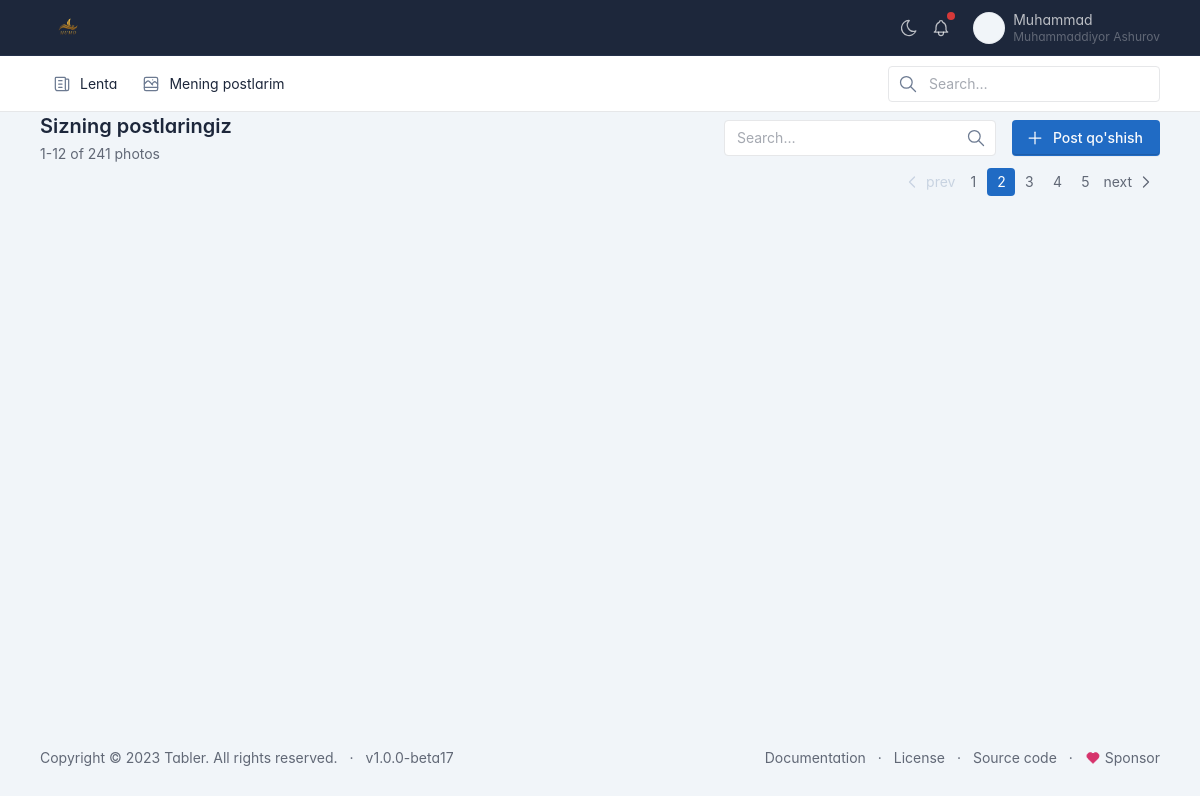
Screenshot of /my_posts/ (signed in) with the database file from the repository.
### accounts/models.py (models this page shows, shortened)
class User(AbstractUser):
    avatar = models.ImageField(upload_to='users/avatars/', null=True, blank=True, verbose_name="Profil rasmi")
    birthday = models.DateField("Tug'ilgan sana", null=True)
    phone = models.CharField("Telefon raqam", max_length=13, null=True)
    class Meta:
        verbose_name = "Foydalanuvchi"
        verbose_name_plural = "Foydalanuvchilar"

### posts/views.py (the view)
# urls.py: path("my_posts/", UserPostView.as_view(), name='my_posts'),
class UserPostView(ListView):
    template_name = "user_posts.html"
    model = Post
    def get_queryset(self):
        posts = Post.objects.filter(is_archive=False, author=self.request.user)
        return posts
    def get_context_data(self, **kwargs):
        context = super().get_context_data(**kwargs)
        context["form"] = PostCreateForm()
        return context

### posts/forms.py
class PostCreateForm(forms.ModelForm):
    class Meta:
        model = Post
        fields = [
            "image",
            "description",
        ]
        widgets = {
            "image": forms.FileInput(
                attrs={"class": "form-control"}
            ),
            "description": forms.Textarea(
                attrs={"class": "form-control"}
            )
        }

### posts/templates/user_posts.html (shortened to what this page needs)
{% extends 'base.html' %}
{% block content %}
<div class="container-xl">
    <div class="row g-2 align-items-center">
        <div class="col">
            <h2 class="page-title">
                Sizning postlaringiz
            </h2>
            <div class="text-muted mt-1">1-12 of 241 photos</div>
        </div>
        <div class="col-auto ms-auto d-print-none">
            <div class="d-flex">
                <div class="me-3">
                    <div class="input-icon">
                        <input type="text" value="" class="form-control" placeholder="Search…">
                        <span class="input-icon-addon">
                      </span>
                    </div>
                </div>
                <a href="#" class="btn btn-primary" data-bs-toggle="modal" data-bs-target="#modal-report">
                    <svg xmlns="http://www.w3.org/2000/svg" class="icon" width="24" height="24" viewBox="0 0 24 24"
                         stroke-width="2" stroke="currentColor" fill="none" stroke-linecap="round"
                         stroke-linejoin="round">
                        <path stroke="none" d="M0 0h24v24H0z" fill="none"/>
                        <path d="M12 5l0 14"/>
                        <path d="M5 12l14 0"/>
                    </svg>
                    Post qo'shish
                </a>
            </div>
        </div>
    </div>
</div>
<div class="page-body">
    <div class="container-xl">
        <div class="d-flex">
            <ul class="pagination ms-auto">
                <li class="page-item disabled">
                    <a class="page-link" href="#" tabindex="-1" aria-disabled="true">
                        <svg xmlns="http://www.w3.org/2000/svg" class="icon" width="24" height="24" viewBox="0 0 24 24"
                             stroke-width="2" stroke="currentColor" fill="none" stroke-linecap="round"
                             stroke-linejoin="round">
                            <path stroke="none" d="M0 0h24v24H0z" fill="none"/>
                            <path d="M15 6l-6 6l6 6"/>
                        </svg>
                        prev
                    </a>
                </li>
                <li class="page-item"><a class="page-link" href="#">1</a></li>
                <li class="page-item active"><a class="page-link" href="#">2</a></li>
                <li class="page-item"><a class="page-link" href="#">3</a></li>
                <li class="page-item"><a class="page-link" href="#">4</a></li>
                <li class="page-item"><a class="page-link" href="#">5</a></li>
                <li class="page-item">
                    <a class="page-link" href="#">
                        next
                        <svg xmlns="http://www.w3.org/2000/svg" class="icon" width="24" height="24" viewBox="0 0 24 24"
                             stroke-width="2" stroke="currentColor" fill="none" stroke-linecap="round"
                             stroke-linejoin="round">
                            <path stroke="none" d="M0 0h24v24H0z" fill="none"/>
                            <path d="M9 6l6 6l-6 6"/>
                        </svg>
                    </a>
                </li>
            </ul>
        </div>
    </div>
</div>
{% endblock %}

### posts/templates/base.html (shortened to what this page needs)
<!doctype html>
<html lang="en">
<head>
    {% load static %}
    <link href="{% static 'css/tabler.min.css' %}" rel="stylesheet"/>
    <link href="{% static 'css/tabler-flags.min.css' %}" rel="stylesheet"/>
    <link href="{% static 'css/tabler-payments.min.css' %}" rel="stylesheet"/>
    <link href="{% static 'css/tabler-vendors.min.css' %}" rel="stylesheet"/>
    <link href="{% static 'css/demo.min.css' %}" rel="stylesheet"/>
</head>
<body>
<div class="page">
    <header class="navbar navbar-expand-md navbar-dark d-print-none">
        <div class="container-xl">
            <h1 class="navbar-brand navbar-brand-autodark d-none-navbar-horizontal pe-0 pe-md-3">
                <a href="{% url 'index' %}">
                    <img src="/static/img/icons/Logo_white.webp" width="110" height="32" alt="HumoGram"
                         class="navbar-brand-image">
                </a>
            </h1>
            <div class="navbar-nav flex-row order-md-last">
                <div class="d-none d-md-flex">
                    <a href="?theme=dark" class="nav-link px-0 hide-theme-dark" title="Enable dark mode"
                       data-bs-toggle="tooltip" data-bs-placement="bottom">
                    </a>
                    <div class="nav-item dropdown d-none d-md-flex me-3">
                        <a href="#" class="nav-link px-0" data-bs-toggle="dropdown" tabindex="-1"
                           aria-label="Show notifications">
                            <span class="badge bg-red"></span>
                        </a>
                    </div>
                </div>
                {% if request.user.is_authenticated %}
                <div class="nav-item dropdown">
                    <a href="#" class="nav-link d-flex lh-1 text-reset p-0" data-bs-toggle="dropdown"
                       aria-label="Open user menu">
                        {% if request.user.avatar %}
                        <span class="avatar avatar-sm"
                              style="background-image: url({{ request.user.avatar.url }}); border-radius: 50%"></span>
                        {% else %}
                        <span class="avatar avatar-sm"
                              style="background-image: url(/static/img/icons/default.jpg); border-radius: 50%"></span>
                        {% endif %}
                        <div class="d-none d-xl-block ps-2">
                            <div>{{ request.user.username }}</div>
                            <div class="mt-1 small text-muted">
                                {{ request.user.first_name }}
                                {{ request.user.last_name }}
                            </div>
                        </div>
                    </a>
                </div>
                {% else %}
                <div class="nav-item">
                    <a href="{% url 'sign_in' %}">Kirish</a>
                    <a href="{% url 'register' %}">Registratsiya</a>
                </div>
                {% endif %}
            </div>
        </div>
    </header>
    <div class="navbar-expand-md">
        <div class="collapse navbar-collapse" id="navbar-menu">
            <div class="navbar navbar-light">
                <div class="container-xl">
                    <ul class="navbar-nav">
                        <li class="nav-item">
                            <a class="nav-link" href="{% url 'index' %}">
                            <span class="nav-link-icon d-md-none d-lg-inline-block">
                                </span>
                                <span class="nav-link-title">
                                Lenta
                                </span>
                            </a>
                        </li>
                        <li class="nav-item">
                            <a class="nav-link" href="{% url 'my_posts' %}">
                            <span class="nav-link-icon d-md-none d-lg-inline-block">
                                </span>
                                <span class="nav-link-title">
                                Mening postlarim
                                </span>
                            </a>
                        </li>
                    </ul>
                    <div class="my-2 my-md-0 flex-grow-1 flex-md-grow-0 order-first order-md-last">
                        <form action="./" method="get" autocomplete="off" novalidate>
                            <div class="input-icon">
                    <span class="input-icon-addon">
                    </span>
                                <input type="text" value="" class="form-control" placeholder="Search…"
                                       aria-label="Search in website">
                            </div>
                        </form>
                    </div>
                </div>
            </div>
        </div>
    </div>
    <div class="page-wrapper">
        {% block content %}
        {% endblock %}
        <footer class="footer footer-transparent d-print-none">
            <div class="container-xl">
                <div class="row text-center align-items-center flex-row-reverse">
                    <div class="col-lg-auto ms-lg-auto">
                        <ul class="list-inline list-inline-dots mb-0">
                            <li class="list-inline-item"><a href="./docs/" class="link-secondary">Documentation</a></li>
                            <li class="list-inline-item"><a href="./license.html" class="link-secondary">License</a>
                            </li>
                            <li class="list-inline-item"><a href="https://github.com/tabler/tabler" target="_blank"
                                                            class="link-secondary" rel="noopener">Source code</a></li>
                            <li class="list-inline-item">
                                <a href="https://github.com/sponsors/codecalm" target="_blank" class="link-secondary"
                                   rel="noopener">
                                    Sponsor
                                </a>
                            </li>
                        </ul>
                    </div>
                    <div class="col-12 col-lg-auto mt-3 mt-lg-0">
                        <ul class="list-inline list-inline-dots mb-0">
                            <li class="list-inline-item">
                                Copyright &copy; 2023
                                <a href="." class="link-secondary">Tabler</a>.
                                All rights reserved.
                            </li>
                            <li class="list-inline-item">
                                <a href="./changelog.html" class="link-secondary" rel="noopener">
                                    v1.0.0-beta17
                                </a>
                            </li>
                        </ul>
                    </div>
                </div>
            </div>
        </footer>
    </div>
</div>
</body>
</html>

### posts/templates/base.html (style rules this page uses)
:root { --tblr-font-sans-serif: 'Inter Var', -apple-system, BlinkMacSystemFont, San Francisco, Segoe UI, Roboto, Helvetica Neue, sans-serif; }
body { font-feature-settings: "cv03", "cv04", "cv11"; }

### rows the page displays
User: user.username "Muhammad", user.first_name "Muhammaddiyor", user.last_name "Ashurov"
